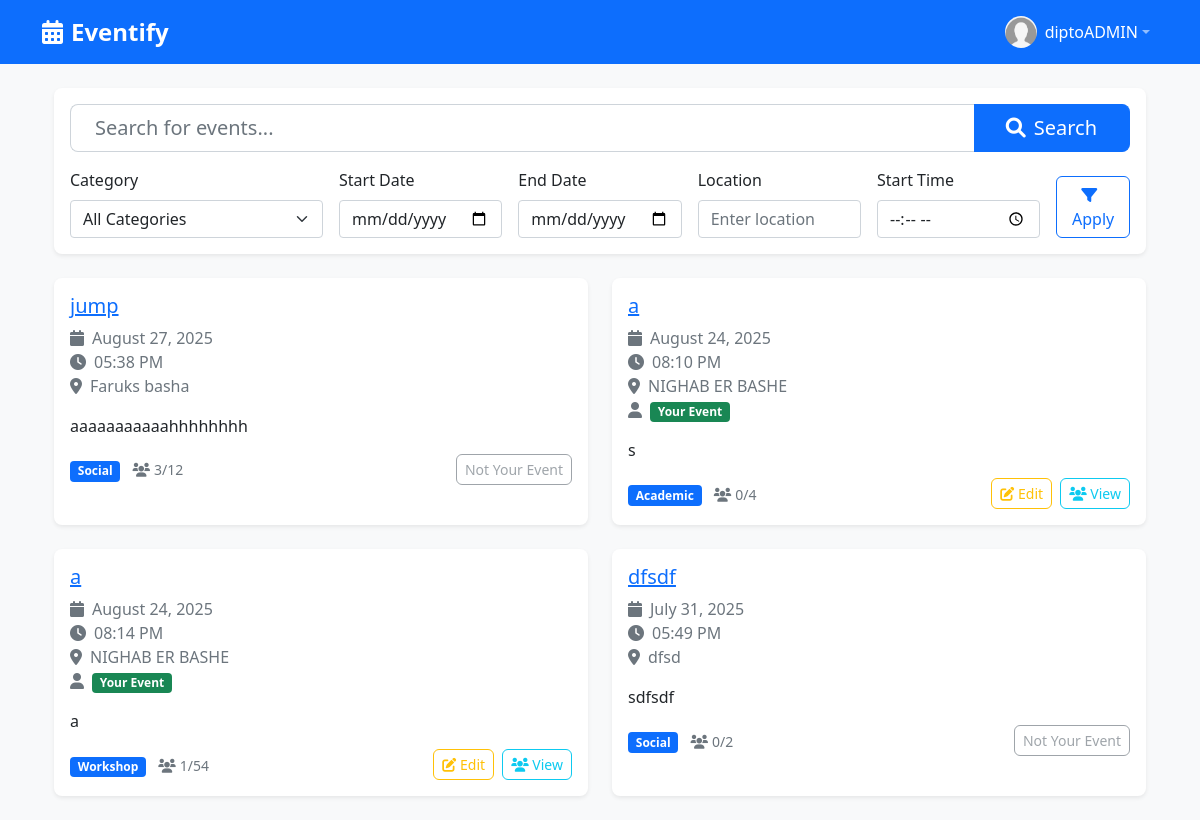
The app's page /admin/search (signed in) with its own data.
### models/user.py (models this page shows, shortened)
class User(UserMixin, db.Model):
    __tablename__ = 'users'
    id = db.Column(db.Integer, primary_key=True)
    username = db.Column(db.String(80), unique=True, nullable=False)
    email = db.Column(db.String(120), unique=True, nullable=False)
    password_hash = db.Column(db.String(128), nullable=False)
    role = db.Column(db.String(20), nullable=False, default='student')  # 'student' or 'admin'
    created_at = db.Column(db.DateTime, default=datetime.utcnow)
    registered_events = db.relationship('Event', secondary='event_registrations', back_populates='registered_users')
    created_events = db.relationship('Event', foreign_keys='Event.creator_id', back_populates='creator')
    def is_admin(self):
        return self.role == 'admin'
    def is_student(self):
        return self.role == 'student'

### models/event.py (models this page shows, shortened)
class Event(db.Model):
    __tablename__ = 'events'
    id = db.Column(db.Integer, primary_key=True)
    title = db.Column(db.String(200), nullable=False)
    description = db.Column(db.Text, nullable=False)
    start_date = db.Column(db.Date, nullable=False)
    start_time = db.Column(db.Time, nullable=False)
    end_date = db.Column(db.Date, nullable=False)
    end_time = db.Column(db.Time, nullable=False)
    location = db.Column(db.String(200), nullable=False)
    category = db.Column(db.String(100), nullable=False)
    max_capacity = db.Column(db.Integer, default=100)
    creator_id = db.Column(db.Integer, db.ForeignKey('users.id'), nullable=False)
    created_at = db.Column(db.DateTime, default=datetime.utcnow)
    updated_at = db.Column(db.DateTime, default=datetime.utcnow, onupdate=datetime.utcnow)
    creator = db.relationship('User', foreign_keys=[creator_id], back_populates='created_events')
    registered_users = db.relationship('User', secondary=event_registrations, back_populates='registered_events')
    @property
    def registration_count(self):
        return len(self.registered_users)

### views/admin.py (the view)
@admin_bp.route('/search')
def search_events():
    search_query = request.args.get('q', '')
    selected_category = request.args.get('category', 'all')
    start_date = request.args.get('start_date')
    end_date = request.args.get('end_date')
    location = request.args.get('location')
    time = request.args.get('time')
    query = Event.query
    if search_query:
        query = query.filter(Event.title.ilike(f'%{search_query}%'))
    if selected_category != 'all':
        query = query.filter(Event.category == selected_category)
    if start_date:
        query = query.filter(Event.start_date >= datetime.strptime(start_date, '%Y-%m-%d'))
    if end_date:
        query = query.filter(Event.end_date <= datetime.strptime(end_date, '%Y-%m-%d'))
    if location:
        query = query.filter(Event.location.ilike(f'%{location}%'))
    if time:
        query = query.filter(Event.start_time.ilike(f'%{time}%'))
    events = query.order_by(Event.start_date.desc()).all()
    return render_template('search_events.html',
                         events=events,
                         search_query=search_query,
                         selected_category=selected_category,
                         start_date=start_date,
                         end_date=end_date,
                         location=location,
                         start_time=time,
                         user_type='admin')

### views/admin.py (called while the page is built)
@admin_bp.before_request
@login_required
def require_admin():
    if not current_user.is_admin():
        flash('Access denied. Admins only.', 'error')
        return redirect(url_for('student.dashboard'))

### templates/search_events.html (shortened to what this page needs)
{% extends "base.html" %}
{% block extra_css %}
<link href="{{ url_for('static', filename='css/base.css') }}" rel="stylesheet">
{% endblock %}
{% block content %}
<div class="container mt-4">
    <div class="card mb-4">
        <div class="card-body">
            <form method="GET" action="{{ url_for(user_type + '.search_events') }}">
                <div class="row mb-3">
                    <div class="col-12">
                        <div class="search-wrapper">
                            <div class="input-group input-group-lg">
                                <input type="text" class="form-control search-input" name="q"
                                       value="{{ search_query }}" placeholder="Search for events..."
                                       style="border-radius: 0.5rem 0 0 0.5rem; padding-left: 1.5rem;"
                                       autocomplete="off">
                                <button class="btn btn-primary search-btn" type="submit"
                                        style="border-radius: 0 0.5rem 0.5rem 0; padding-left: 2rem; padding-right: 2rem;">
                                    <i class="fas fa-search me-2"></i>Search
                                </button>
                            </div>
                        </div>
                    </div>
                </div>
                <div class="row g-3">
                    <div class="col-md-3">
                        <label class="form-label">Category</label>
                        <select class="form-select" name="category">
                            <option value="all" {% if selected_category == 'all' %}selected{% endif %}>All Categories</option>
                        </select>
                    </div>
                    <div class="col-md-2">
                        <label class="form-label">Start Date</label>
                        <input type="date" class="form-control" name="start_date"
                               value="{{ start_date|string if start_date else '' }}">
                    </div>
                    <div class="col-md-2">
                        <label class="form-label">End Date</label>
                        <input type="date" class="form-control" name="end_date"
                               value="{{ end_date|string if end_date else '' }}">
                    </div>
                    <div class="col-md-2">
                        <label class="form-label">Location</label>
                        <input type="text" class="form-control" name="location"
                               value="{{ location if location else '' }}" placeholder="Enter location">
                    </div>
                    <div class="col-md-2">
                        <label class="form-label">Start Time</label>
                        <input type="time" class="form-control" name="start_time"
                               value="{{ start_time if start_time else '' }}">
                    </div>
                    <div class="col-md-1 d-flex align-items-end">
                        <button type="submit" class="btn btn-outline-primary w-100">
                            <i class="fas fa-filter me-2"></i>Apply
                        </button>
                    </div>
                </div>
            </form>
        </div>
    </div>
    <div class="row">
        {% if events %}
            {% for event in events %}
            <div class="col-md-6 mb-4">
                <div class="card h-100 event-item">
                    <div class="card-body">
                        <h5 class="card-title">
                            {% if user_type == 'student' %}
                                <a href="{{ url_for('student.event_detail', event_id=event.id) }}">{{ event.title }}</a>
                            {% else %}
                                <a href="{{ url_for('admin.event_detail', event_id=event.id) }}">{{ event.title }}</a>
                            {% endif %}
                        </h5>
                        <p class="card-text text-muted mb-3 event-info">
                            <i class="fas fa-calendar me-2"></i>{{ event.start_date.strftime('%B %d, %Y') }}
                            <br>
                            <i class="fas fa-clock me-2"></i>{{ event.start_time.strftime('%I:%M %p') }}
                            <br>
                            <i class="fas fa-map-marker-alt me-2"></i>{{ event.location }}
                            {% if user_type == 'admin' and event.creator == current_user %}
                            <br>
                            <i class="fas fa-user me-2"></i><span class="badge bg-success">Your Event</span>
                            {% endif %}
                        </p>
                        <p class="card-text event-description">{{ event.description[:120] }}{% if event.description|length > 120 %}...{% endif %}</p>
                        <div class="d-flex justify-content-between align-items-center mt-auto">
                            <div class="event-meta">
                                <span class="badge bg-primary me-2">{{ event.category }}</span>
                                <small class="text-muted">
                                    <i class="fas fa-users me-1"></i>{{ event.registration_count }}/{{ event.max_capacity }}
                                </small>
                            </div>
                            <div class="event-actions">
                                {% if user_type == 'student' %}
                                    <a href="{{ url_for('student.event_detail', event_id=event.id) }}"
                                       class="btn btn-outline-primary btn-sm">
                                        View Details
                                    </a>
                                {% elif user_type == 'admin' %}
                                    {% if event.creator == current_user %}
                                        <a href="{{ url_for('admin.edit_event', event_id=event.id) }}"
                                           class="btn btn-outline-warning btn-sm me-1">
                                            <i class="fas fa-edit"></i> Edit
                                        </a>
                                        <a href="{{ url_for('admin.event_attendees', event_id=event.id) }}"
                                           class="btn btn-outline-info btn-sm">
                                            <i class="fas fa-users"></i> View
                                        </a>
                                    {% else %}
                                        <span class="btn btn-outline-secondary btn-sm disabled">
                                            Not Your Event
                                        </span>
                                    {% endif %}
                                {% endif %}
                            </div>
                        </div>
                    </div>
                </div>
            </div>
            {% endfor %}
        {% endif %}
    </div>
</div>
{% endblock %}

### templates/base.html (shortened to what this page needs)
<!DOCTYPE html>
<html lang="en">
<head>
    <link href="https://cdn.jsdelivr.net/npm/bootstrap@5.1.3/dist/css/bootstrap.min.css" rel="stylesheet">
    <link href="https://cdnjs.cloudflare.com/ajax/libs/font-awesome/6.0.0/css/all.min.css" rel="stylesheet">
    <link href="{{ url_for('static', filename='css/base.css') }}" rel="stylesheet">
    {% block extra_css %}{% endblock %}
</head>
<body>
    <nav class="navbar navbar-expand-lg navbar-dark bg-primary">
        <div class="container">
            <a class="navbar-brand" href="{{ url_for('index') }}">
                <i class="fas fa-calendar-alt me-2"></i>Eventify
            </a>
            {% if current_user.is_authenticated %}
            <ul class="navbar-nav ms-auto">
                <li class="nav-item dropdown">
                    <a class="nav-link dropdown-toggle d-flex align-items-center" href="#" id="userDropdown" role="button" data-bs-toggle="dropdown" aria-expanded="false">
                        <div class="d-flex align-items-center">
                            <img src="{{ current_user.profile_image_url or url_for('static', filename='img/default_profile.png') }}"
                                alt="Profile" class="rounded-circle me-2" width="32" height="32">
                            <span class="text-white">{{ current_user.username }}</span>
                        </div>
                    </a>
                </li>
            </ul>
            {% endif %}
        </div>
    </nav>
    <main class="container mt-4">
        {% block content %}{% endblock %}
    </main>
</body>
</html>

### static/css/base.css (style rules this page uses)
body { background-color: #f8f9fa; font-family: 'Segoe UI', Tahoma, Geneva, Verdana, sans-serif; }
.navbar-brand { font-weight: bold; font-size: 1.5rem; }
.card { border: none; box-shadow: 0 0.125rem 0.25rem rgba(0, 0, 0, 0.075); border-radius: 0.5rem; }
.btn { border-radius: 0.375rem; font-weight: 500; }
.search-wrapper .input-group { transition: all 0.3s ease; }
.search-wrapper .form-control { border-right: none; padding-left: 1rem; }
.search-wrapper .btn { border-left: none; padding-left: 1.5rem; padding-right: 1.5rem; }

### records on screen
User: username "diptoADMIN"
Event: title "jump", start_date "August 27, 2025", start_time "05:38 PM", location "Faruks basha", description "aaaaaaaaaaahhhhhhhh", category "Social", registration_count "3", max_capacity "12", shows "Not Your Event"
Event: title "a", start_date "August 24, 2025", start_time "08:10 PM", location "NIGHAB ER BASHE", shows "Your Event", description "s", category "Academic", registration_count "0", max_capacity "4"
Event: title "a", start_date "August 24, 2025", start_time "08:14 PM", location "NIGHAB ER BASHE", shows "Your Event", description "a", category "Workshop", registration_count "1", max_capacity "54"
Event: title "dfsdf", start_date "July 31, 2025", start_time "05:49 PM", location "dfsd", description "sdfsdf", category "Social", registration_count "0", max_capacity "2", shows "Not Your Event"
